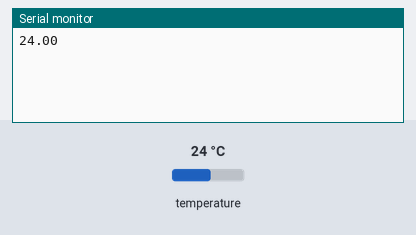
The sketch below on a simulated ESP8266 (NodeMCU). Shown: the last lines printed to the serial monitor. Inputs (shaded band) come from the test bench; at power-on: temperature 24 °C.

Above: at 2.7 s.
2.8 s: temperature set to 12 °C
At 8.6 s:
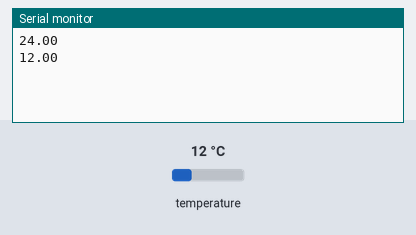
9.7 s: temperature set to 19 °C
At 15.4 s:
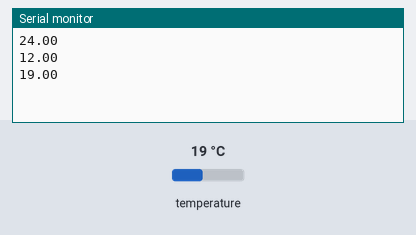
Timing chart, 0 to 16.9 s (numbered marks = the images above; inputs shaded):
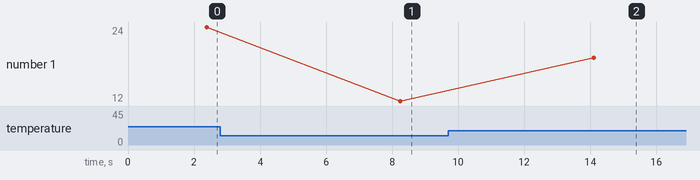

The sketch:

monitor_temperatura.ino
```cpp
#include <OneWire.h>
#include <DallasTemperature.h>
#include "config.h"

//Instanciando o feed do Adafruit
AdafruitIO_Feed *termometro_digital = io.feed("termometro-digital");
//Instanciando a conexão com o sensor de temperatura através do pino digital D4
OneWire barramento(D4);
//Instanciando o sensor de temperatura
DallasTemperature sensor(&barramento);

void setup() {
  //Inicialização e conexão com o adafruit
  Serial.begin(115200);
  sensor.begin();
  io.connect();
  while(io.status() < AIO_CONNECTED) {
    delay(500);
  }
}


void loop() {
  //Iniciando o io do adafruit
  io.run();
  //Atualizando a temperatura do sensor
  sensor.requestTemperatures();
  //Capturando a temperatura do sensor
  float temperaturaCelsius = sensor.getTempCByIndex(0);
  //Escrevendo a temperatura no monitor serial
  Serial.println(temperaturaCelsius);
  //Enviando a temperatura para o feed do adafruit
  termometro_digital->save(temperaturaCelsius);
  //Atualiza a cada 5 segundos devido ao trottle limit da conta gratuita do adafruit
  delay(5000);
}
```

config.h
```cpp
/************************ Adafruit IO Config *******************************/

#define IO_USERNAME ""
#define IO_KEY ""
#define WIFI_SSID ""
#define WIFI_PASS ""
#include "AdafruitIO_WiFi.h"

#if defined(USE_AIRLIFT) || defined(ADAFRUIT_METRO_M4_AIRLIFT_LITE) ||         \
    defined(ADAFRUIT_PYPORTAL)
#if !defined(SPIWIFI_SS)
#define SPIWIFI SPI
#define SPIWIFI_SS 10 // Chip select pin
#define NINA_ACK 9    // a.k.a BUSY or READY pin
#define NINA_RESETN 6 // Reset pin
#define NINA_GPIO0 -1 // Not connected
#endif
AdafruitIO_WiFi io(IO_USERNAME, IO_KEY, WIFI_SSID, WIFI_PASS, SPIWIFI_SS,
                   NINA_ACK, NINA_RESETN, NINA_GPIO0, &SPIWIFI);
#else
AdafruitIO_WiFi io(IO_USERNAME, IO_KEY, WIFI_SSID, WIFI_PASS);
#endif
```

Measured:
- after the input at 2.8 s, the serial monitor: prints a new line after 5.4 s (image 1)
- after the input at 9.7 s, the serial monitor: prints a new line after 4.4 s (image 2)
- plotted number 1: 24 → 12 after the input at 2.8 s, 12 → 19 after the input at 9.7 s
